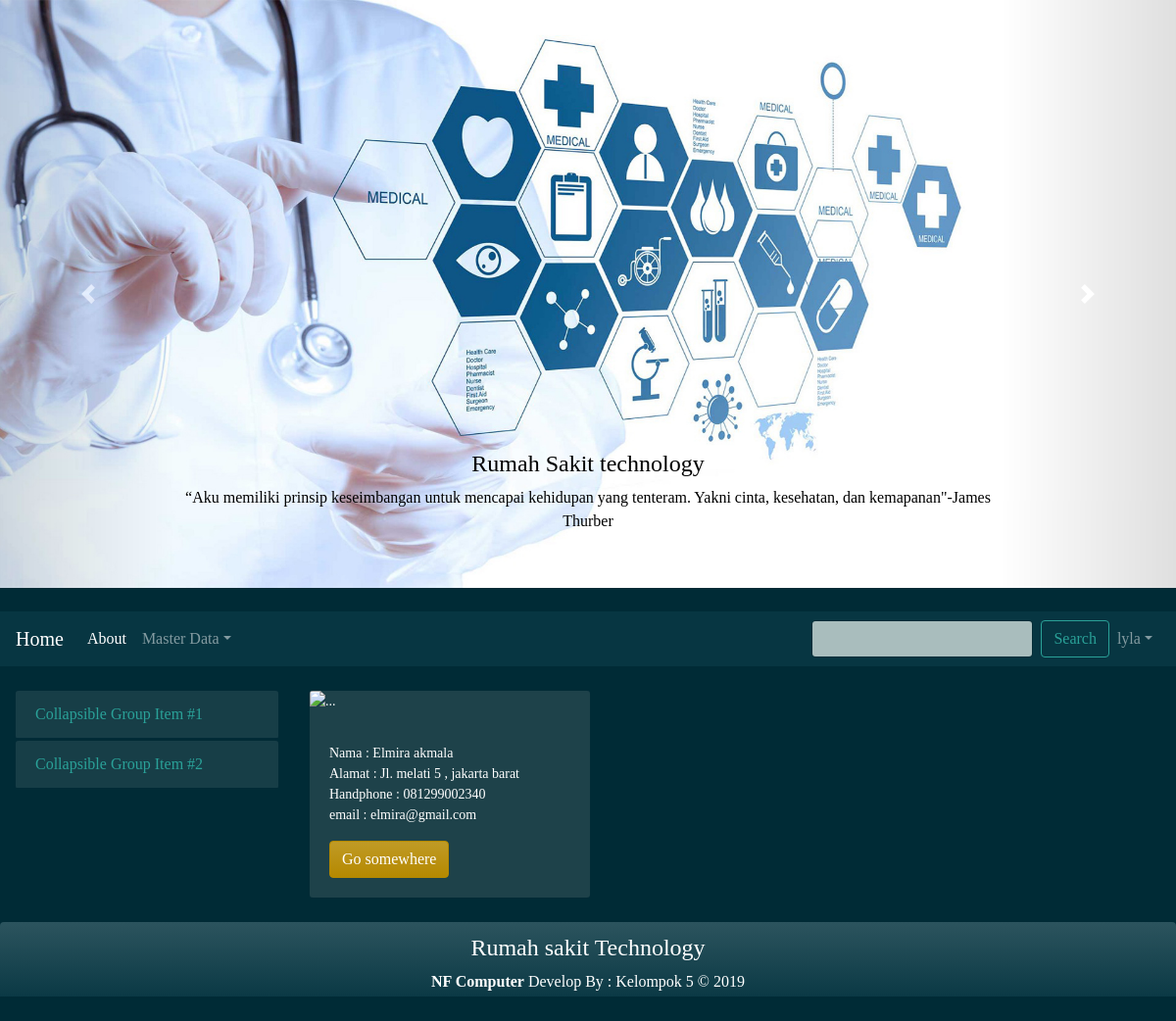
Screenshot of /index.php?halaman=detaildokter&iddok=1 (signed in) with the database file from the repository.
### tables this page shows
CREATE TABLE `dokter` (
  `IDdokter` int(11) NOT NULL,
  `nama` varchar(45) NOT NULL,
  `alamat` text NOT NULL,
  `hp` varchar(13) NOT NULL,
  `email` varchar(45) NOT NULL,
  `foto` varchar(45) DEFAULT NULL
);

### kelasdokter.php (called while the page is built, shortened)
<?php
class kelasdokter
{
	public $koneksi;
	function __construct()
	{
		global $dbh;
		$this->koneksi=$dbh;
	}
	public function view($id){
			$sql = "Select * from dokter where IDdokter=?";
			$ps = $this -> koneksi->prepare($sql);
			$ps -> execute($id);
			$hasil = $ps -> fetch();
			return $hasil;
	}
}

### detaildokter.php (the view, shortened to what this page needs)
<?php
$ID = $_GET['iddok'];
$model= new kelasdokter();
$rs= $model->view([$ID]);
?>
<div class="card" style="width: 18rem;">
  <img src="foto/<?= $rs['foto'] ?>" class="card-img-top" alt="...">
  <div class="card-body">
    <p class="card-text">
    Nama : <?= $rs['nama'] ?> <br>
    Alamat : <?= $rs['alamat'] ?> <br>
    Handphone : <?= $rs['hp'] ?> <br>
    email : <?= $rs['email'] ?> <br>
    </p>
    <a href="index.php?halaman=dokter" class="btn btn-primary">Go somewhere</a>
  </div>
</div>

### slide.php (shortened to what this page needs)
<!DOCTYPE html>
<html lang="en">
  <head>
    <link href="css/bootstrap.min.css" rel="stylesheet">
    <link href="css/style.css" rel="stylesheet">
  </head>
  <body>
<font size="3" face="times new romans" color="white">
    <link href="css/bootstrap.min.css" rel="stylesheet">
    <link href="css/style.css" rel="stylesheet">
  </head>
  <body>
<div class="row">
		<div class="col-md-12" >
			<div class="carousel slide" id="carousel-534716">
				<ol class="carousel-indicators">
					<li data-slide-to="0" data-target="#carousel-534716" class="active">
					</li>
					<li data-slide-to="1" data-target="#carousel-534716">
					</li>
					<li data-slide-to="2" data-target="#carousel-534716">
					</li>
				</ol>
				<div class="carousel-inner">
					<div class="carousel-item active" >
						<img class="d-block w-100" alt="Carousel Bootstrap First" src="foto/b.jpg" weight="1600px" height="600px">
						<div class="carousel-caption" style="color:black;">
							<h4>
								Rumah Sakit technology
							</h4>
							<p>
								“Aku memiliki prinsip keseimbangan untuk mencapai kehidupan yang tenteram. Yakni cinta, kesehatan, dan kemapanan"-James Thurber
							</p>
						</div>
					</div>
				</div> <a class="carousel-control-prev" href="#carousel-534716" data-slide="prev"><span class="carousel-control-prev-icon"></span> <span class="sr-only">Previous</span></a> <a class="carousel-control-next" href="#carousel-534716" data-slide="next"><span class="carousel-control-next-icon"></span> <span class="sr-only">Next</span></a>
			</div>
		</div>
	</div>

### index.php (shortened to what this page needs)
<?php
include_once 'koneksi.php';
include_once 'kelasdokter.php';
include_once 'slide.php';
echo '<br/>';
include_once 'menu.php';
echo '<br/>';
include_once 'main.php';
echo '<br/>';
include_once 'footer.php';

### menu.php (shortened to what this page needs)
<?php
$sesi = $_SESSION['MEMBER'];
?>
<div class="row">
		<div class="col-md-12">
			<nav class="navbar navbar-expand-lg navbar-light bg-light navbar-dark bg-dark">
				 <a class="navbar-brand" href="index.php?halaman=home">Home</a>
				<div class="collapse navbar-collapse" id="bs-example-navbar-collapse-1">
					<ul class="navbar-nav">
							<li class="nav-item active">
							 <a class="nav-link" href="index.php?halaman=about">About<span class="sr-only">(current)</span></a>
						</li>
						<?php
						if (isset($sesi)) {
						?>
						<li class="nav-item dropdown">
							 <a class="nav-link dropdown-toggle"  id="navbarDropdownMenuLink" data-toggle="dropdown">Master Data</a>
						</li>
					<?php } ?>
					</ul>
					<ul class="navbar-nav ml-md-auto">
						<form class="form-inline">
						<input class="form-control mr-sm-2" type="text" name="search">
						<button class="btn btn-outline-success" type="submit">
							Search
						</button>
					</form>
					<ul class="navbar-nav ml-md-auto">
					<?php
					if(!isset($sesi)){
					?>
						<li class="nav-item active">
							 <a class="nav-link" href="index.php?halaman=login">Login</a>
						</li>
						<?php
						}
						else{
						?>
							<li class="nav-item dropdown">
							 <a class="nav-link dropdown-toggle" href="#" id="navbarDropdownMenuLink" data-toggle="dropdown">
							 	<?= $sesi['fullname']?></a>
						</li>
						<?php } ?>
					</ul>
				</div>
			</nav>
		</div>
	</div>

### main.php (shortened to what this page needs)
<div class="container-fluid">
	<div class="row">
		<div class="col-md-3">
			<div id="card-246888">
				<div class="card">
					<div class="card-header">
						 <a class="card-link collapsed" data-toggle="collapse" data-parent="#card-246888" href="#card-element-471785">Collapsible Group Item #1</a>
					</div>
				</div>
				<div class="card">
					<div class="card-header">
						 <a class="collapsed card-link" data-toggle="collapse" data-parent="#card-246888" href="#card-element-409410">Collapsible Group Item #2</a>
					</div>
				</div>
			</div>
		</div>
		<div class="col-md-9" style="font-family: calibri;font-size:14px; ">
			<?php
	$halaman = $_GET['halaman'];
	if (!empty($halaman)) {
		include_once $halaman.'.php';
	}
	else {
		include_once 'home.php';
	}
	?>
		</div>
	</div>
	</div>

### footer.php (shortened to what this page needs)
<div class="row">
		<div class="col-md-12">
			<div align="center" class="alert alert-dismissable alert-dark">
				<h4>
					Rumah sakit Technology
				</h4> <strong>NF Computer</strong> Develop By : Kelompok 5 &copy; 2019
			</div>
		</div>
	</div>
  </body>
</html>

### rows the page displays
dokter: nama "Elmira akmala", alamat "Jl. melati 5 , jakarta barat", hp "081299002340", email "elmira@gmail.com"

### other values shown
$sesi['fullname'] "lyla"
